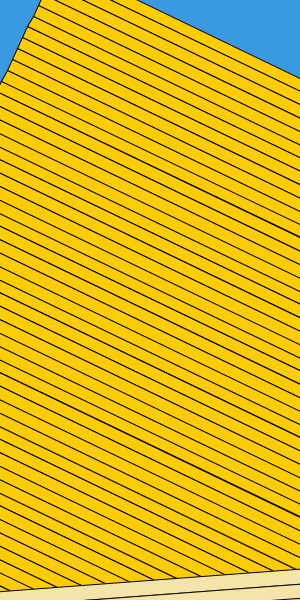
Frame 1 (no input)
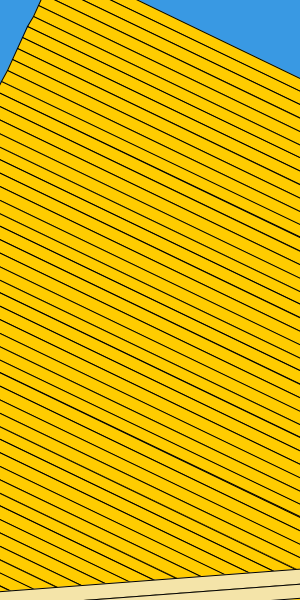
Frame 60 (the mouse pressed at the canvas centre just before this capture)
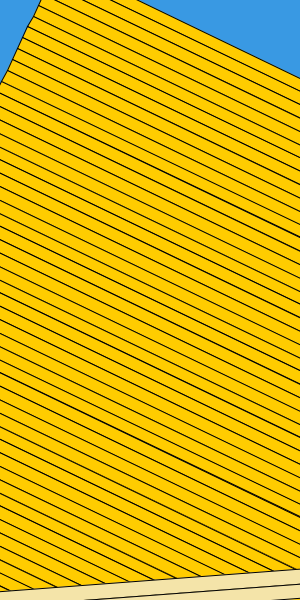
Frame 120 (the mouse held since frame 60 and released just before this capture)

The Processing sketch that drew these frames (run headless with seeded random() and noise(); from frame 60 on, the mouse is pressed at the canvas centre):

// Processing sketch: processing_13944
// ── processing_13944.pde

void setup(){
  size(300,600);
  background(255);
  smooth();
  
}


void draw(){
 background(57,153,227,50);
 int s = second();
 fill(204, 102, 0);
 for(int i = s; i>0; i --){
   rect(-100, 600-10*i, 500, 10);
 }
 pushMatrix();
  translate(0, 200);
  rotate(PI/7);
  int m = minute(); 
   fill(255, 204, 0);
   for(int j = m; j>0; j --){
   rect(-50, 360-12*j, 500, 12);
   }
   pushMatrix();
      translate(0, 200);
      rotate(-PI/6);
      int h = hour();
       fill(244, 228, 169);
       for(int k = h; k>0; k --){
       rect(-100, 247-15*k, 600, 15);
   }
 popMatrix();  
 popMatrix();  
}
